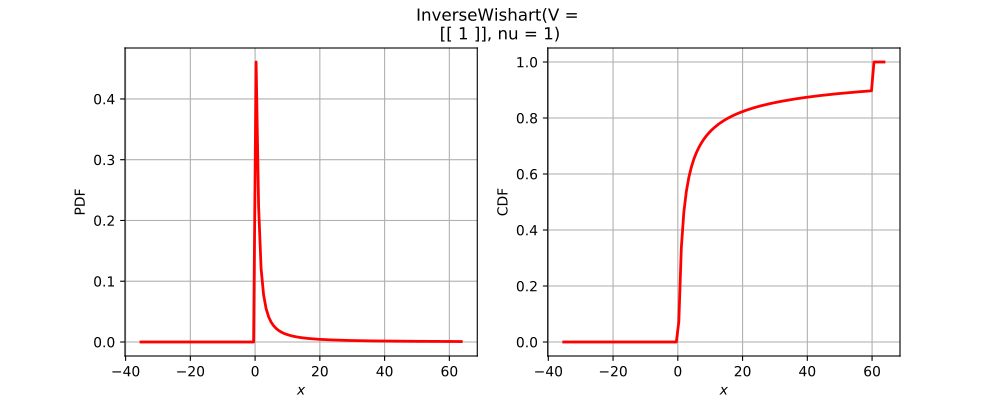

Generate this figure with Python:
import openturns as ot
from matplotlib import pyplot as plt
from openturns.viewer import View
if (ot.InverseWishart().__class__.__name__=='ComposedDistribution'):
    correlation = ot.CorrelationMatrix(2)
    correlation[1, 0] = 0.25
    aCopula = ot.NormalCopula(correlation)
    marginals = [ot.Normal(1.0, 2.0), ot.Normal(2.0, 3.0)]
    distribution = ot.ComposedDistribution(marginals, aCopula)
elif (ot.InverseWishart().__class__.__name__=='CumulativeDistributionNetwork'):
    distribution = ot.CumulativeDistributionNetwork([ot.Normal(2),ot.Dirichlet([0.5, 1.0, 1.5])], ot.BipartiteGraph([[0,1], [0,1]]))
elif (ot.InverseWishart().__class__.__name__=='Histogram'):
    distribution = ot.Histogram([-1.0, 0.5, 1.0, 2.0], [0.45, 0.4, 0.15])
else:
    distribution = ot.InverseWishart()
dimension = distribution.getDimension()
if dimension <= 2:
    if distribution.getDimension() == 1:
        distribution.setDescription(['$x$'])
        pdf_graph = distribution.drawPDF()
        cdf_graph = distribution.drawCDF()
        fig = plt.figure(figsize=(10, 4))
        plt.suptitle(str(distribution))
        pdf_axis = fig.add_subplot(121)
        cdf_axis = fig.add_subplot(122)
        View(pdf_graph, figure=fig, axes=[pdf_axis], add_legend=False)
        View(cdf_graph, figure=fig, axes=[cdf_axis], add_legend=False)
    else:
        distribution.setDescription(['$x_1$', '$x_2$'])
        pdf_graph = distribution.drawPDF()
        fig = plt.figure(figsize=(10, 5))
        plt.suptitle(str(distribution))
        pdf_axis = fig.add_subplot(111)
        View(pdf_graph, figure=fig, axes=[pdf_axis], add_legend=False)
